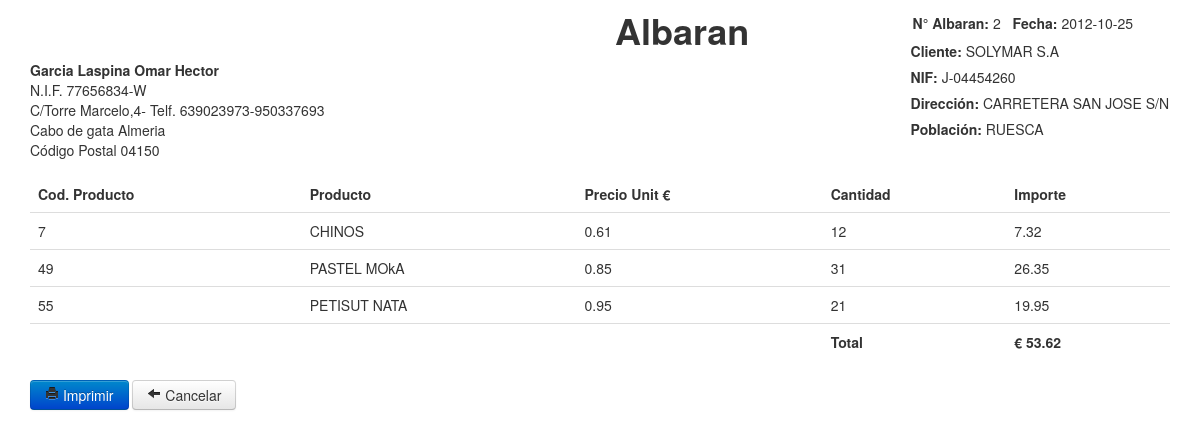
The app's page /albaran/Imprimiralbaran.php?idalb=2 (signed in) with its own data.
### tables this page shows
CREATE TABLE `albaran` (
  `idalbaran` bigint(10) NOT NULL AUTO_INCREMENT,
  `idcliente` bigint(10) NOT NULL,
  `fecha` date NOT NULL,
  `total` float NOT NULL,
  `anulada` int(11) DEFAULT NULL,
  `numeroalb` bigint(20) NOT NULL,
  PRIMARY KEY (`idalbaran`)
);

CREATE TABLE `cliente` (
  `idcliente` bigint(10) NOT NULL AUTO_INCREMENT,
  `nombre` varchar(50) NOT NULL,
  `apellido` varchar(50) DEFAULT NULL,
  `cuit` varchar(50) NOT NULL DEFAULT '',
  `dni` varchar(50) NOT NULL,
  `email` varchar(100) DEFAULT NULL,
  `iddomicilio` bigint(10) NOT NULL,
  `2apellido` varchar(50) DEFAULT NULL,
  PRIMARY KEY (`idcliente`)
);

CREATE TABLE `domicilio` (
  `iddomicilio` bigint(10) NOT NULL AUTO_INCREMENT,
  `calle` varchar(100) NOT NULL,
  `numero` varchar(10) NOT NULL,
  `localidad` varchar(100) NOT NULL,
  PRIMARY KEY (`iddomicilio`)
);

CREATE TABLE `renglon_albaran` (
  `idrenglon` bigint(10) NOT NULL AUTO_INCREMENT,
  `idproducto` bigint(10) NOT NULL,
  `punitario` float NOT NULL,
  `cantidad` int(10) NOT NULL,
  `total` float NOT NULL,
  `idalbaran` bigint(10) NOT NULL,
  PRIMARY KEY (`idrenglon`)
);

CREATE TABLE `producto` (
  `idproducto` bigint(10) NOT NULL AUTO_INCREMENT,
  `iva` float NOT NULL,
  `descripcion` varchar(100) NOT NULL,
  `precioref` float NOT NULL,
  PRIMARY KEY (`idproducto`)
);

### negocios/factura/traerdoc.php (called while the page is built, shortened)
<?php
function traerdoc($id, $table) {
    $query = "SELECT * FROM $table WHERE id$table=$id";
    $result = mysql_query($query);
    $fila = mysql_fetch_assoc($result);
    return $fila;
}
function traer_renglones($id, $table) {
    $query = "SELECT * FROM renglon_$table WHERE id$table=$id";
    $result = mysql_query($query);
    return $result;
}
?>

### negocios/cliente/clienteonfactura.php (called while the page is built, shortened)
<?php
function select_cliente($id) {
    $query = "SELECT  cliente.idcliente, cliente.nombre, cliente.apellido, cliente.2apellido, cliente.cuit, cliente.dni, cliente.email, domicilio.iddomicilio,domicilio.calle, domicilio.localidad, domicilio.numero
FROM cliente
INNER JOIN domicilio
ON cliente.iddomicilio = domicilio.iddomicilio WHERE idcliente=".$id."";
    $result = mysql_query($query);
    while ($fila = mysql_fetch_assoc($result)) {
        $arraycliente = array(
            "idcliente" => $fila["idcliente"],
            "nombre" => $fila["nombre"],
            "apellido" => $fila["apellido"],
            "apellido2" => $fila["2apellido"],
            "nif" => $fila["cuit"],
            "dni" => $fila["dni"],
            "email" => $fila["email"],
            "iddomicilio" => $fila["iddomicilio"],
            "calle" => $fila["calle"],
            "poblacion" => $fila["localidad"],
            "numero" => $fila["numero"],
        );
    }
    return $arraycliente;
}
?>

### negocios/producto/productoonfactura.php (called while the page is built, shortened)
<?php
function select_prod($id) {
    $query = "SELECT * FROM producto WHERE idproducto=".$id."";
    $result = mysql_query($query);
    while ($fila = mysql_fetch_assoc($result)) {
       $descripcion = $fila['descripcion'];
    }
    return $descripcion;
}
?>

### controlador/redirect.php (called while the page is built, shortened)
<?php
function validarSesion() {
    $session = NULL;
    if (isset($_SESSION['admin'])) {
        $session = "main.php";
    } else {
        $session = "mainusr.php";
    }
    return $session;
}
?>

### albaran/Imprimiralbaran.php (the view, shortened to what this page needs)
<?php
include (RUTA_ABS."/../controlador/redirect.php");
include (RUTA_ABS."/../negocios/cliente/clienteonfactura.php");
include (RUTA_ABS."/../negocios/producto/productoonfactura.php");
include (RUTA_ABS."/../negocios/factura/traerdoc.php");
$doc = traerdoc($_GET["idalb"], "albaran");
$cliente = select_cliente($doc['idcliente']);
$renglones = traer_renglones($doc["idalbaran"], "albaran")
?>
<!DOCTYPE html>
<html>
    <head>
        <link href="../css/bootstrap.min.css" rel="stylesheet" type="text/css">
        <link href="../css/bootstrap-responsive.min.css" rel="stylesheet" type="text/css">
        <link media="screen" href="albaran.css" rel="stylesheet" type="text/css">
        <link media="print" href="printalbaran.css" rel="stylesheet" type="text/css">
    </head>
    <body>
        <div  id="header" >
            <div class="datosfactura"  >
                <form class="form-inline" style="margin: 3px">
                    <label  for="numfactura"><b>N° Albaran:</b> </label>  <label id="numfactura"> <?php echo $doc['numeroalb']; ?> </label>
<label for="fecha">&nbsp&nbsp<b>Fecha: </b> </label> <?php echo $doc['fecha']; ?>
                </form>
                <form class="form-inline" style="margin: 1px">
                    <label for="inputcliente"><b>Cliente: </b></label> <label id="cliente" /><?php echo $cliente['nombre'] . " " . $cliente['apellido'] . " " . $cliente['apellido2']; ?></label>
                </form>
                <form class="form-inline" style="margin: 1px">
                    <label for="nif"><b>NIF:</b> </label>  <label id="nif" name="nif"> <?php echo $cliente['nif'] ?> </label>
                </form>
                <form class="form-inline" style="margin: 1px">
                    <label for="direccion"><b>Dirección: </b> </label>  <label id="dir" name="dir"> <?php echo $cliente['calle'] . " " . $cliente['numero']; ?> </label>
                </form>
                <form class="form-inline" style="margin: 1px">
                    <label  for="poblacion"><b>Población: </b></label>  <label id="poblacion" name="poblacion"> <?php echo $cliente['poblacion']; ?> </label>
                </form>
            </div>
            <div class="titulofactura">
                <h1 class="titulo">Albaran  </h1>
                 <address >
                    <strong>Garcia Laspina Omar Hector</strong><br>
                    N.I.F. 77656834-W<br>
                    C/Torre Marcelo,4- Telf. 639023973-950337693<br>
                    Cabo de gata Almeria<br>
                    Código Postal 04150<br>
                </address>
            </div>
        </div>
        <div id="container">
            <div class="tablafactura" style="margin-top: 1px">
                <table class="table table-hover" style="margin-top: 1px">
                    <thead>
                        <tr>
                            <th>Cod. Producto</th>
                            <th>Producto</th>
                            <th>Precio Unit €</th>
                            <th>Cantidad</th>
                            <th>Importe</th>
                        </tr>
                    </thead>
                    <tbody id="tbody">
                        <?php
                        while ($fila = mysql_fetch_assoc($renglones)) {
                            echo '<tr name="fila"> ';
                            echo '<td>' . $fila['idproducto'] . '</td>';
                            echo '<td>' . select_prod($fila["idproducto"]) . '</td>';
                            echo '<td>' . $fila['punitario'] . '</td>';
                            echo '<td>' . $fila['cantidad'] . '</td>';
                            echo '<td>' . $fila['total'] . '</td>';
                            echo '</tr>';
                        }
                        ?>
                    </tbody>
                    <thead>
                        <tr  >
                            <th></th>
                            <th  colspan="2" ></th>
                            <th>Total </th>
                            <th >€ <?php echo $doc["total"]; ?> </th>
                        </tr>
                    </thead>
                </table>
            </div>
            <div class="botonfilas">
                <button onclick="window.print();" class="btn btn-primary" type="button"> <i class=" icon-print"></i> Imprimir</button>
                <button onclick="window.open('../<?php echo validarSesion(); ?>?iu=modtablaalbaran.php&mdir=negocios&dir=albaran','_self');" class="btn " type="button"> <i class="icon-arrow-left"></i> Cancelar</button>
            </div>
        </div>
    </body>
</html>

### albaran/albaran.css (style rules this page uses)
#header { height: 165px; }
.datosfactura { float: right; margin-right:30px; height: auto; }
.titulofactura { margin-left: 30px; }
.titulo { margin-left: 50%; margin-right: 50%; }
.tablafactura { margin-left: 30px; margin-right: 30px; }
.botonfilas { position: absolute; margin-left: 30px; }

### albaran/printalbaran.css (style rules this page uses)
#header { height: 165px; }
.datosfactura { float:right; margin-right: 5px; height: auto; }
.titulo { margin-left: 30%; margin-right: 50%; }
.titulofactura { margin-left: 30px; height: 170px; }
.tablafactura { margin-left: 30px; margin-right: 30px; }
.botonfilas { display: none; }

### records on screen
albaran: numeroalb "2", fecha "2012-10-25", total "53.62"
cliente: nombre "SOLYMAR S.A", iddomicilio.calle "CARRETERA SAN JOSE", iddomicilio.numero "S/N", iddomicilio.localidad "RUESCA"
renglon_albaran: idproducto "7", idproducto.descripcion "CHINOS", punitario "0.61", cantidad "12", total "7.32"
renglon_albaran: idproducto "49", idproducto.descripcion "PASTEL MOkA", punitario "0.85", cantidad "31", total "26.35"
renglon_albaran: idproducto "55", idproducto.descripcion "PETISUT NATA", punitario "0.95", cantidad "21", total "19.95"

### other values on screen
$cliente['nif'] "J-04454260"
